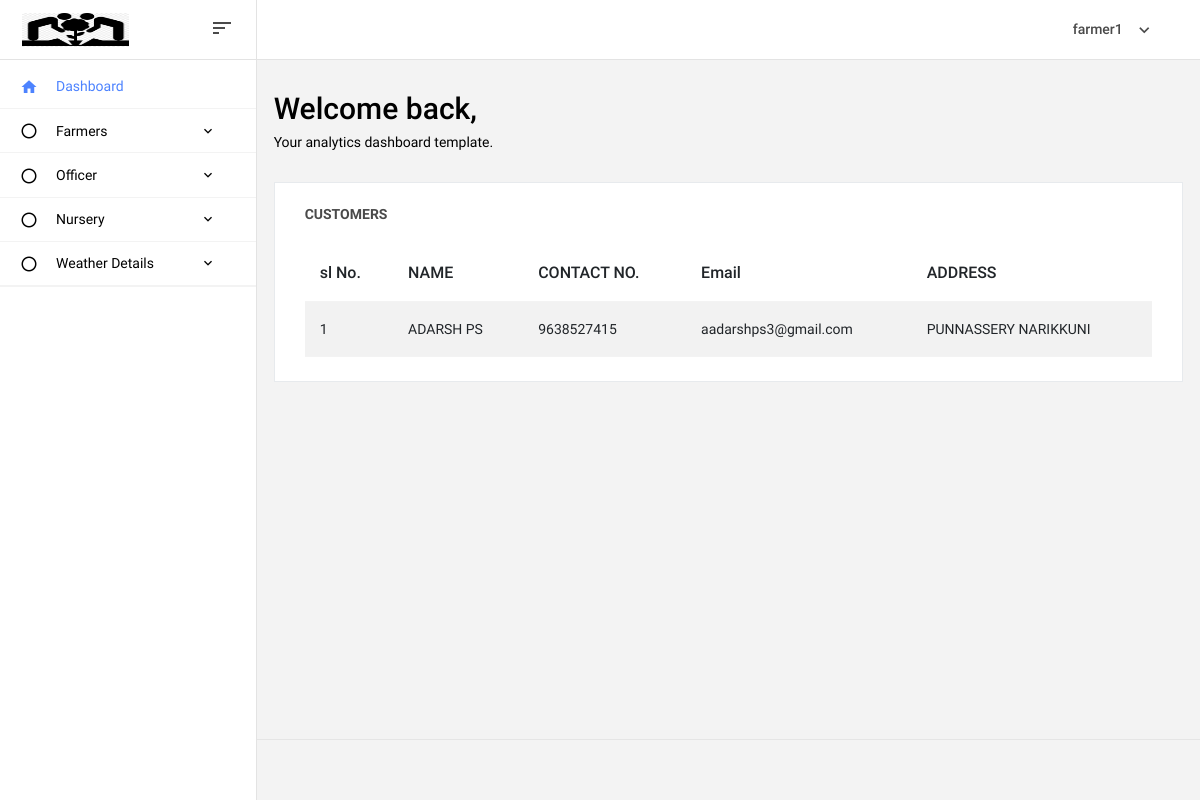
Page /customers_view/ (signed in) on the earlier database version.
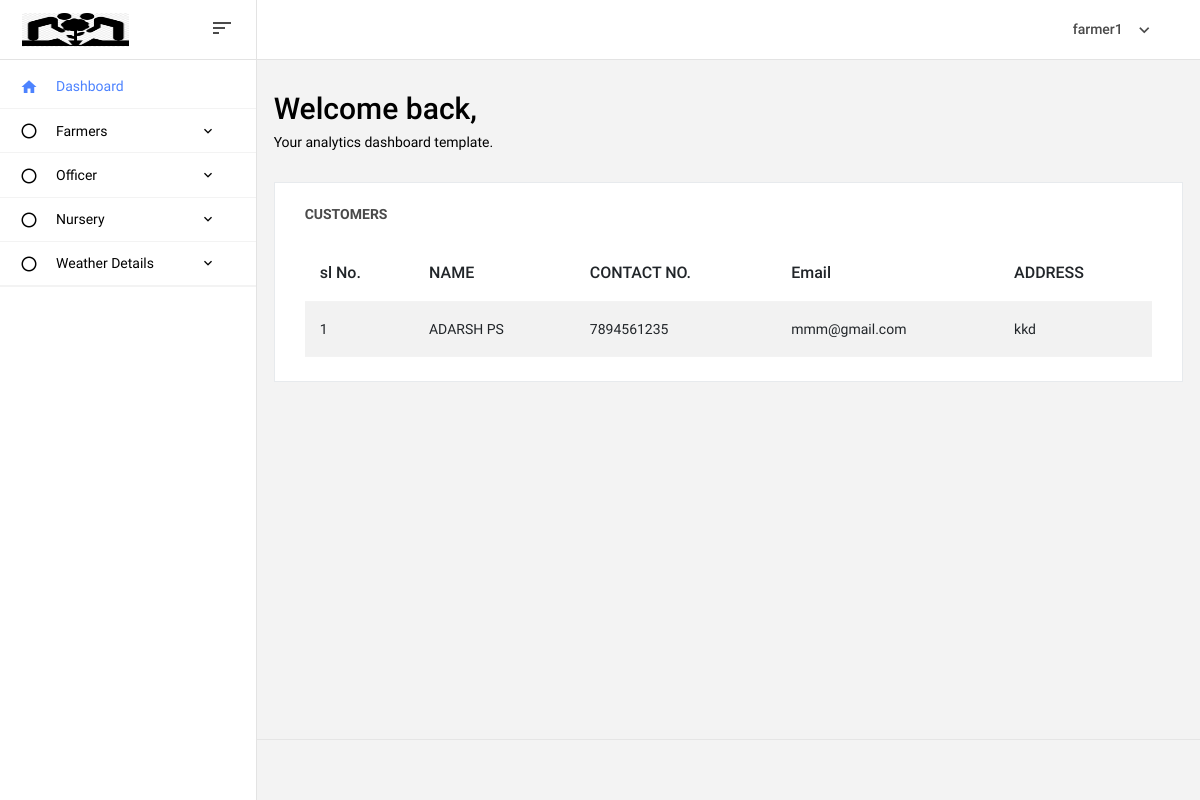
Same page on the later database version.
### homeservice_app/models.py (models this page shows)
class Farmer(models.Model):
    user = models.ForeignKey(Login, on_delete=models.CASCADE, related_name='customer')
    name = models.CharField(max_length=100)
    contact_no = models.CharField(max_length=100)
    email = models.EmailField()
    address = models.TextField(max_length=200)
    photo=models.ImageField(upload_to="Photo",unique=True)
    Adhar_id = models.ImageField(upload_to="images", unique=True)

### homeservice_app/adminviews.py (the view)
# urls.py: path('customers_view/', adminviews.view_customers, name='customers_view'),
@login_required(login_url='login_view')
def view_customers(request):
    data = Farmer.objects.all()
    return render(request, 'admintemp/customers.html', {'data': data})

### templates/admintemp/customers.html
{% extends 'admintemp/admin_home.html' %}
{% load crispy_forms_tags %}
{% block content %}
<div class="col-lg-12 grid-margin stretch-card">
              <div class="card">
                <div class="card-body">
                  <h4 class="card-title">Customers</h4>
                  <div class="table-responsive">
                    <table class="table table-striped">
                      <thead>
                        <tr>
                          <th>sl No.</th>
                          <th>NAME</th>
                          <th>CONTACT NO.</th>
                          <th>Email</th>
                          <th>ADDRESS</th>
                        </tr>
                      </thead>
                      <tbody>
                      {% for i in data %}
                        <tr>
                          <td class="py-1">{{ forloop.counter }}</td>
                          <td>{{ i.name }}</td>
                          <td>{{ i.contact_no }}</td>
                          <td>{{ i.email }}</td>
                          <td>{{ i.address }}</td>
                        </tr>
                      {% endfor %}
                      </tbody>
                    </table>
                  </div>
                </div>
              </div>
            </div>
{% endblock %}

Differences in the rows shown:
changed Farmer "ADARSH PS": contact_no "9638527415" → "7894561235"; email "aadarshps3@gmail.com" → "mmm@gmail.com"; address "PUNNASSERY NARIKKUNI" → "kkd"
